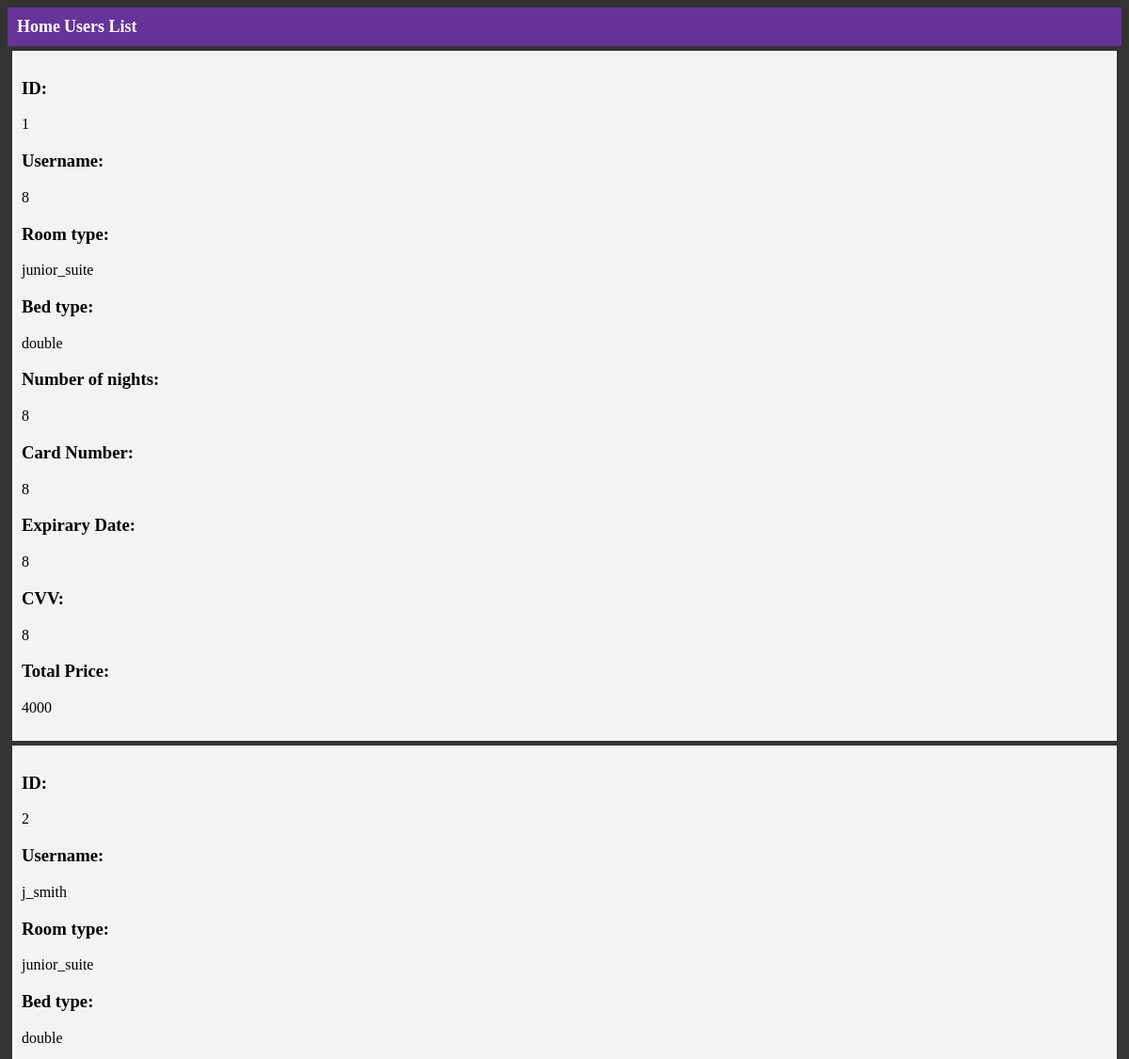
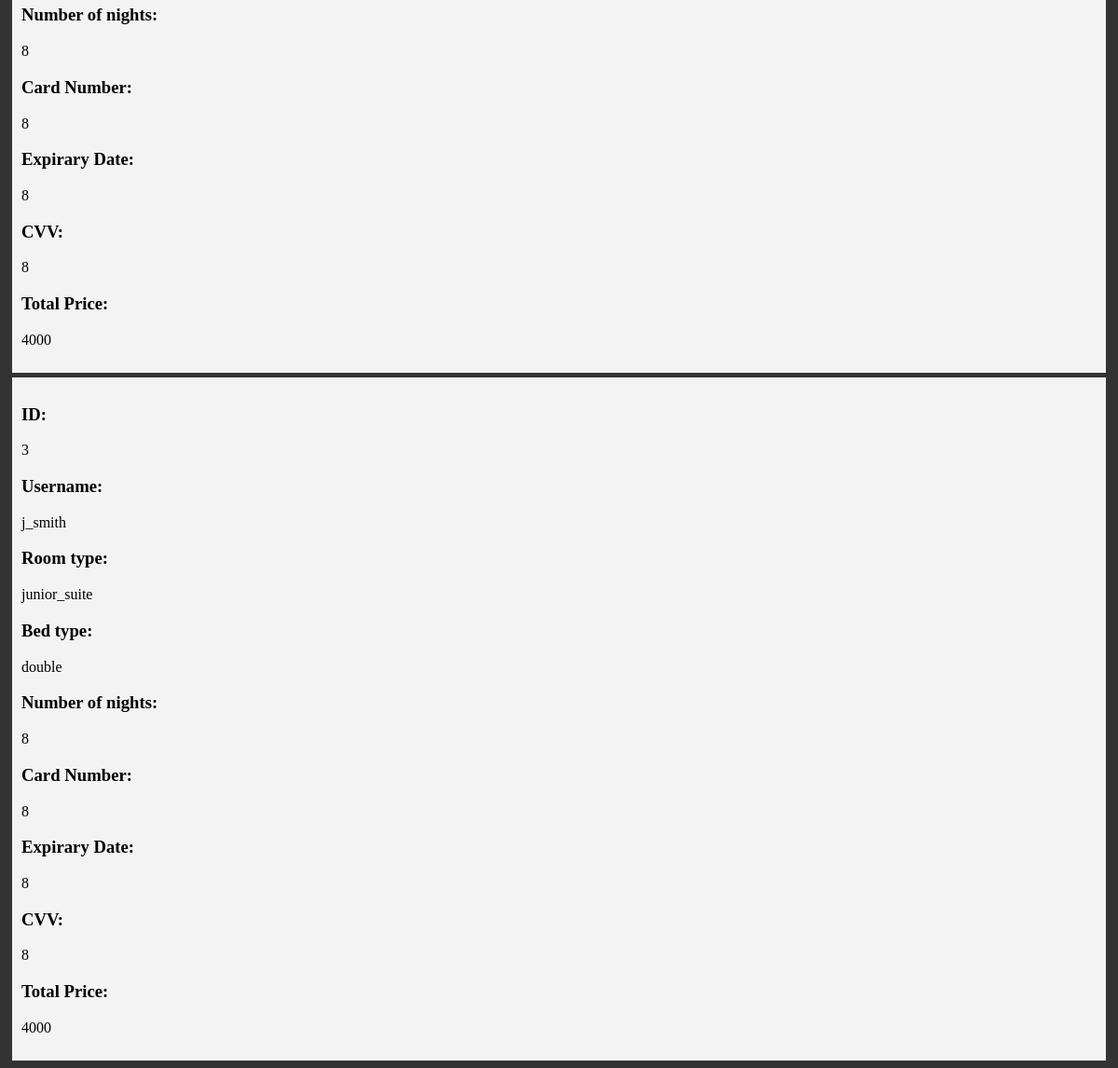
Page /bookings_list on the committed database (2 pictures, top to bottom).
### tables this page shows
CREATE TABLE booking (
    id INTEGER PRIMARY KEY AUTOINCREMENT,
    username TEXT,
    room_type TEXT,
    bed_type TEXT,
    num_nights INTEGER,
	card_number INTEGER,
	exp_date TEXT, 
	cvv INTEGER, 
	total_price INTEGER
);

### web.py (the view)
@app.route('/bookings_list')
def bookings_list():
    conn3 = get_db_connection()
    bookings = conn3.execute('SELECT * FROM booking').fetchall()
    conn3.close()
    return render_template('bookings_list.html', bookings=bookings)

### web.py (called while the page is built)
def get_db_connection():
    conn2 = sqlite3.connect('data.db')
    conn2.row_factory = sqlite3.Row
    return conn2

### templates/bookings_list.html (shortened to what this page needs)
<!DOCTYPE html>
<html>
  <head>
  </head>
  <body>
    <nav>
      <a href="/">Home</a>
      <a href='/users_list'>Users List</a>
  </nav>
  {% for book in bookings %}
        <div class='post'>
            <h3>ID:</h3>
            <p>{{ book['id'] }}</p>
            <h3>Username:</h3>
            <p>{{ book['username'] }}</p>
            <h3>Room type:</h3>
            <p>{{ book['room_type'] }}</p>
            <h3>Bed type:</h3>
            <p>{{ book['bed_type'] }}</p>
            <h3>Number of nights:</h3>
            <p>{{ book['num_nights'] }}</p>
            <h3>Card Number:</h3>
            <p>{{ book['card_number'] }}</p>
            <h3>Expirary Date:</h3>
            <p>{{ book['exp_date'] }}</p>
            <h3>CVV:</h3>
            <p>{{ book['cvv'] }}</p>
            <h3>Total Price:</h3>
            <p>{{ book['total_price'] }}</p>
        </div>
    {% endfor %}

### templates/bookings_list.html (style rules this page uses)
.post { padding: 10px; margin: 5px; background-color: #f3f3f3 }
body { background-color: #333333; color: #ffffff; }
nav { background-color: #663399; padding: 10px; }
nav a { color: #ffffff; text-decoration: none; font-size: 18px; font-weight: bold; }
h3 { color: #000000; }
p { font-size: 16px; color: #000000; }

### rows in the picture
booking: id "1", username "8", room_type "junior_suite", bed_type "double", num_nights "8", card_number "8", exp_date "8", cvv "8", total_price "4000"
booking: id "2", username "j_smith", room_type "junior_suite", bed_type "double", num_nights "8", card_number "8", exp_date "8", cvv "8", total_price "4000"
booking: id "3", username "j_smith", room_type "junior_suite", bed_type "double", num_nights "8", card_number "8", exp_date "8", cvv "8", total_price "4000"
